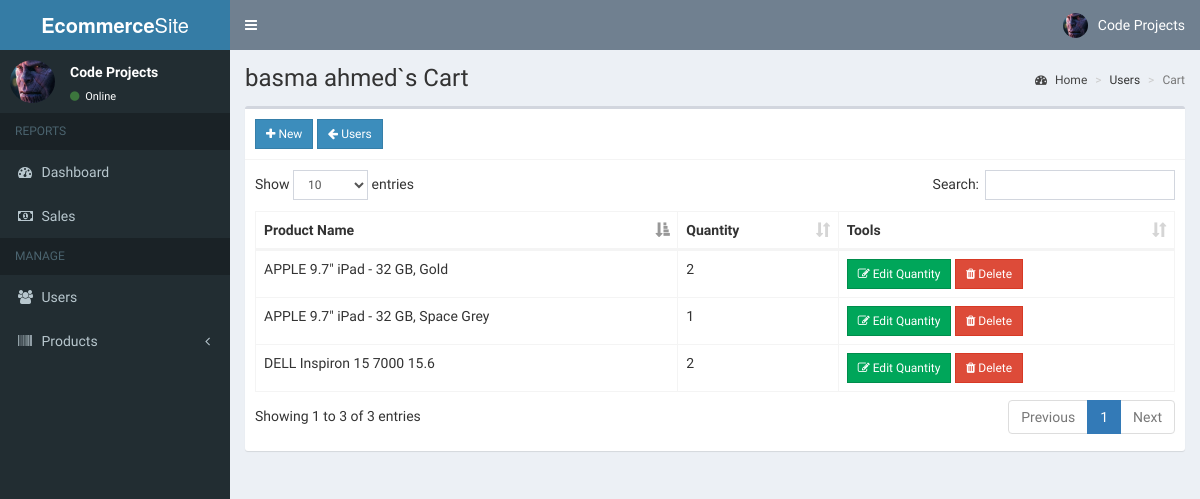
Screenshot of /admin/cart.php?user=14 (signed in) with the database file from the repository.
### tables this page shows
CREATE TABLE `users` (
  `id` int(11) NOT NULL,
  `email` varchar(200) NOT NULL,
  `password` varchar(60) NOT NULL,
  `Code` varchar(250) NOT NULL,
  `type` int(1) NOT NULL,
  `firstname` varchar(50) NOT NULL,
  `lastname` varchar(50) NOT NULL,
  `Phone` varchar(100) NOT NULL,
  `Gender` varchar(100) NOT NULL,
  `address` text NOT NULL,
  `contact_info` varchar(100) NOT NULL,
  `photo` varchar(200) NOT NULL,
  `status` int(1) NOT NULL,
  `activate_code` varchar(15) NOT NULL,
  `reset_code` varchar(15) NOT NULL,
  `created_on` date NOT NULL
);

CREATE TABLE `cart` (
  `id` int(11) NOT NULL,
  `user_id` int(11) NOT NULL,
  `product_id` int(11) NOT NULL,
  `quantity` int(11) NOT NULL
);

CREATE TABLE `products` (
  `id` int(11) NOT NULL,
  `category_id` int(11) NOT NULL,
  `name` text NOT NULL,
  `description` text NOT NULL,
  `slug` varchar(200) NOT NULL,
  `price` double NOT NULL,
  `photo` varchar(200) NOT NULL,
  `date_view` date NOT NULL,
  `counter` int(11) NOT NULL
);

### admin/includes/session.php (called while the page is built, shortened)
<?php
	include '../includes/conn.php';
	$conn = $pdo->open();
	$stmt = $conn->prepare("SELECT * FROM users WHERE id=:id");
	$stmt->execute(['id'=>$_SESSION['admin']]);
	$admin = $stmt->fetch();
?>

### admin/cart.php (the view, shortened to what this page needs)
<?php include 'includes/session.php'; ?>
<?php
  if(!isset($_GET['user'])){
    header('location: users.php');
    exit();
  }
  else{
    $conn = $pdo->open();
    $stmt = $conn->prepare("SELECT * FROM users WHERE id=:id");
    $stmt->execute(['id'=>$_GET['user']]);
    $user = $stmt->fetch();
  }
?>
<?php include 'includes/header.php'; ?>
<body class="hold-transition skin-blue sidebar-mini">
<div class="wrapper">
  <?php include 'includes/navbar.php'; ?>
  <?php include 'includes/menubar.php'; ?>
  <div class="content-wrapper">
    <section class="content-header">
      <h1>
        <?php echo $user['firstname'].' '.$user['lastname'].'`s Cart' ?>
      </h1>
      <ol class="breadcrumb">
        <li><a href="#"><i class="fa fa-dashboard"></i> Home</a></li>
        <li>Users</li>
        <li class="active">Cart</li>
      </ol>
    </section>
    <section class="content">
      <div class="row">
        <div class="col-xs-12">
          <div class="box">
            <div class="box-header with-border">
              <a href="#addnew" data-toggle="modal" id="add" data-id="<?php echo $user['id']; ?>" class="btn btn-primary btn-sm btn-flat"><i class="fa fa-plus"></i> New</a>
              <a href="users.php" class="btn btn-sm btn-primary btn-flat"><i class="fa fa-arrow-left"></i> Users</a>
            </div>
            <div class="box-body">
              <table id="example1" class="table table-bordered">
                <thead>
                  <th>Product Name</th>
                  <th>Quantity</th>
                  <th>Tools</th>
                </thead>
                <tbody>
                  <?php
                    $conn = $pdo->open();
                    try{
                      $stmt = $conn->prepare("SELECT *, cart.id AS cartid FROM cart LEFT JOIN products ON products.id=cart.product_id WHERE user_id=:user_id");
                      $stmt->execute(['user_id'=>$user['id']]);
                      foreach($stmt as $row){
                        echo "
                          <tr>
                            <td>".$row['name']."</td>
                            <td>".$row['quantity']."</td>
                            <td>
                              <button class='btn btn-success btn-sm edit btn-flat' data-id='".$row['cartid']."'><i class='fa fa-edit'></i> Edit Quantity</button>
                              <button class='btn btn-danger btn-sm delete btn-flat' data-id='".$row['cartid']."'><i class='fa fa-trash'></i> Delete</button>
                            </td>
                          </tr>
                        ";
                      }
                    }
                    catch(PDOException $e){
                      echo $e->getMessage();
                    }
                  ?>
                </tbody>
              </table>
            </div>
          </div>
        </div>
      </div>
    </section>
  </div>
</div>
</body>
</html>

### admin/includes/navbar.php (shortened to what this page needs)
<header class="main-header">
  <a href="#" class="logo">
    <span class="logo-lg"><b>Ecommerce</b>Site</span>
  </a>
  <nav class="navbar navbar-static-top">
    <a href="#" class="sidebar-toggle" data-toggle="push-menu" role="button">
    </a>
    <div class="navbar-custom-menu">
      <ul class="nav navbar-nav">
        <li class="dropdown user user-menu">
          <a href="#" class="dropdown-toggle" data-toggle="dropdown">
            <img src="<?php echo (!empty($admin['photo'])) ? '../images/'.$admin['photo'] : '../images/profile.jpg'; ?>" class="user-image" alt="User Image">
            <span class="hidden-xs"><?php echo $admin['firstname'].' '.$admin['lastname']; ?></span>
          </a>
        </li>
      </ul>
    </div>
  </nav>
</header>

### admin/includes/menubar.php (shortened to what this page needs)
<aside class="main-sidebar">
  <section class="sidebar">
    <div class="user-panel">
      <div class="pull-left image">
        <img src="<?php echo (!empty($admin['photo'])) ? '../images/'.$admin['photo'] : '../images/profile.jpg'; ?>" class="img-circle" alt="User Image">
      </div>
      <div class="pull-left info">
        <p><?php echo $admin['firstname'].' '.$admin['lastname']; ?></p>
        <a><i class="fa fa-circle text-success"></i> Online</a>
      </div>
    </div>
    <ul class="sidebar-menu" data-widget="tree">
      <li class="header">REPORTS</li>
      <li><a href="home.php"><i class="fa fa-dashboard"></i> <span>Dashboard</span></a></li>
      <li><a href="sales.php"><i class="fa fa-money"></i> <span>Sales</span></a></li>
      <li class="header">MANAGE</li>
      <li><a href="users.php"><i class="fa fa-users"></i> <span>Users</span></a></li>
      <li class="treeview">
        <a href="#">
          <i class="fa fa-barcode"></i>
          <span>Products</span>
          <span class="pull-right-container">
            <i class="fa fa-angle-left pull-right"></i>
          </span>
        </a>
      </li>
    </ul>
  </section>
</aside>

### rows the page displays
users: photo (picture), firstname "Code", lastname "Projects"
users: firstname "basma", lastname "ahmed"
cart: product.name "APPLE 9.7\" iPad - 32 GB, Space Grey", quantity "1"
cart: product.name "DELL Inspiron 15 7000 15.6", quantity "2"
cart: product.name "APPLE 9.7\" iPad - 32 GB, Gold", quantity "2"
